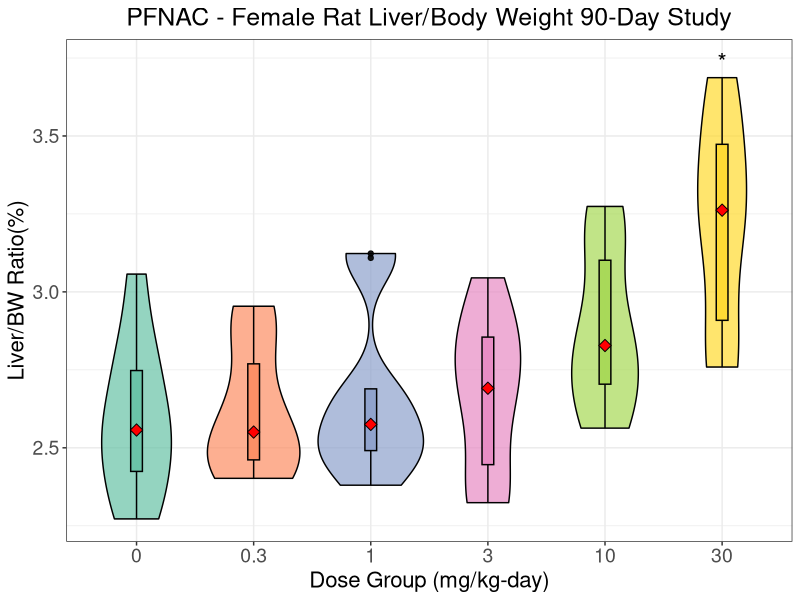
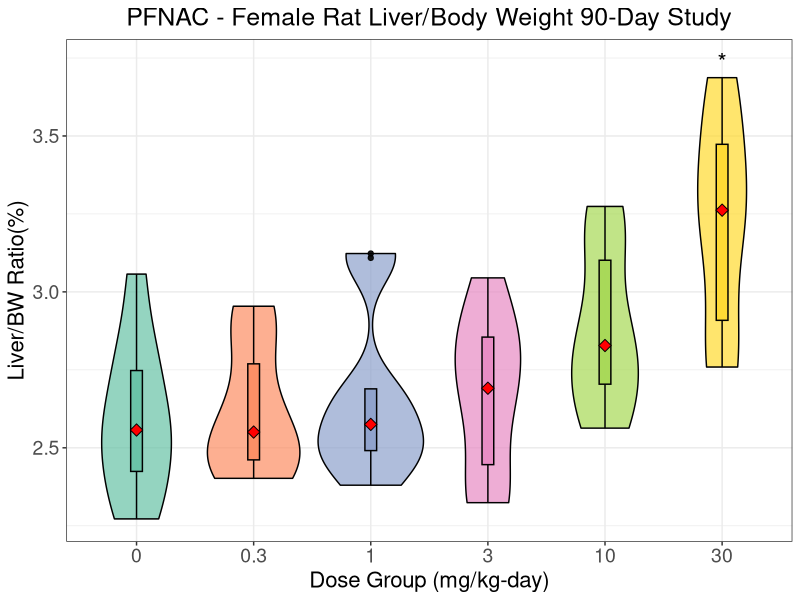

The R script that drew these images, in order:

# file: PFNACorgangraphs.R
# purpose: statistical analysis Organ Wt Data 90-day (CSS401.6.7)
# 1/15/25 - EMK edit to make this file for generating graphics only, use in ms & poster
# uses data file OrganWeightsPFAS.xlsx
#
# 3/5/2025
# Renamed LiveryRel1f.png as PFNAC_Liver_Female.png
# Renamed LiverRel1f as PFNAC_Liver_Female


# 2/27/2025
# increase sizes of axis labels and plot title by modifying the theme's axis text and title, and centering the heading and increasing its font size

# 2/11/2025
# uncomment stat_summary so that mean can be displayed as a red triangle

# Load needed R packages
library(ggplot2)
library(dplyr)
library(readxl)

# Read in the data file
PFNACo <- read_excel("OrganWeightsPFAS.xlsx", sheet = 'PFNAC', na = c("", "NA"))

# consider only females
PFNACof <- PFNACo[c(61:nrow(PFNACo)), ]
#View(PFNACof)

# Ensure Group is treated as an ordered factor 
dose_levels <- c(0, 0.3, 1, 3, 10, 30) # Define correct dose order
PFNACof$Group <- factor(PFNACof$Group, levels = dose_levels, ordered = TRUE)


#Manually select 1,3,10 and 30 as the Dose Groups of interest 

# Identify the top 4 highest relative liver weights
#(y_position = max_LiverRel + 0.05) # Adjust y-position for asterisk placement

# Identify thehighest relative liver weight

top_doses <- PFNACof %>%
  group_by(Group) %>%
  summarise(max_LiverRel = max(LiverRel, na.rm = TRUE)) %>% # Find max per group
  arrange(desc(max_LiverRel)) %>% # Sort by highest values
  slice(1:1) %>% # Select highest value
  mutate(y_position = max_LiverRel + 0.05) # Adjust y-position for asterisk placement



# BOX PLOTS - Male Rat Relative Liver Weight Data PFNAC
#LiverRel1f 
PFNAC_Liver_Female <- ggplot(
  PFNACof,
  aes(
    x = factor(Group),
    y = LiverRel,
    fill = factor(Group) # Fill for violin plot
  )
) +
  geom_violin(trim = TRUE, alpha = 0.7, color = "black") + # Violin plot
  geom_boxplot(
    aes(fill = factor(Group)), # Separate fill for box plot
    width = 0.1,
    color = "black",
    alpha = 0.9
  ) +
  # Add median red triangle marker
  stat_summary(fun = median, geom = "point", shape = 23, size = 3, fill = "red") +
  # Add asterisks above the top 4 doses
  geom_text(
    data = top_doses,
    aes(x = Group, y = y_position, label = "*"),
    size = 6, color = "black"
  ) +
  labs(
    title = "PFNAC - Female Rat Liver/Body Weight 90-Day Study",
    x = "Dose Group (mg/kg-day)",
    y = "Liver/BW Ratio(%)"
  ) +
  scale_fill_brewer(palette = "Set2", name = "Group") + # Colorful palette
  theme_bw() +
  theme(legend.position = "none") +
  theme(
    axis.text = element_text(size = 14), # increase tick label size
    axis.title = element_text(size = 16), # increase axis title size
    plot.title = element_text(size = 18, hjust = 0.5) # increase plot title size
  )


# Save the plot as a PNG file
ggsave(
  filename = "PFNAC_Liver_Female.png",
  plot = PFNAC_Liver_Female,
  width = 8,
  height = 6,
  dpi = 300
)

# Display the plot
#LiverRel1f
PFNAC_Liver_Female